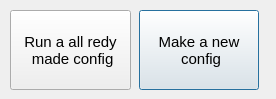
<?xml version="1.0" encoding="UTF-8"?>
<ui version="4.0">
 <class>Dialog</class>
 <widget class="QDialog" name="Dialog">
  <property name="geometry">
   <rect>
    <x>0</x>
    <y>0</y>
    <width>276</width>
    <height>99</height>
   </rect>
  </property>
  <property name="minimumSize">
   <size>
    <width>276</width>
    <height>99</height>
   </size>
  </property>
  <property name="maximumSize">
   <size>
    <width>276</width>
    <height>99</height>
   </size>
  </property>
  <property name="windowTitle">
   <string>Map Gen</string>
  </property>
  <widget class="QPushButton" name="pushButton">
   <property name="geometry">
    <rect>
     <x>139</x>
     <y>10</y>
     <width>120</width>
     <height>80</height>
    </rect>
   </property>
   <property name="font">
    <font>
     <pointsize>11</pointsize>
    </font>
   </property>
   <property name="text">
    <string>Make a new
 config</string>
   </property>
  </widget>
  <widget class="QPushButton" name="pushButton_2">
   <property name="geometry">
    <rect>
     <x>10</x>
     <y>10</y>
     <width>121</width>
     <height>80</height>
    </rect>
   </property>
   <property name="font">
    <font>
     <pointsize>11</pointsize>
    </font>
   </property>
   <property name="text">
    <string>Run a all redy
 made config</string>
   </property>
  </widget>
 </widget>
 <resources/>
 <connections/>
</ui>
